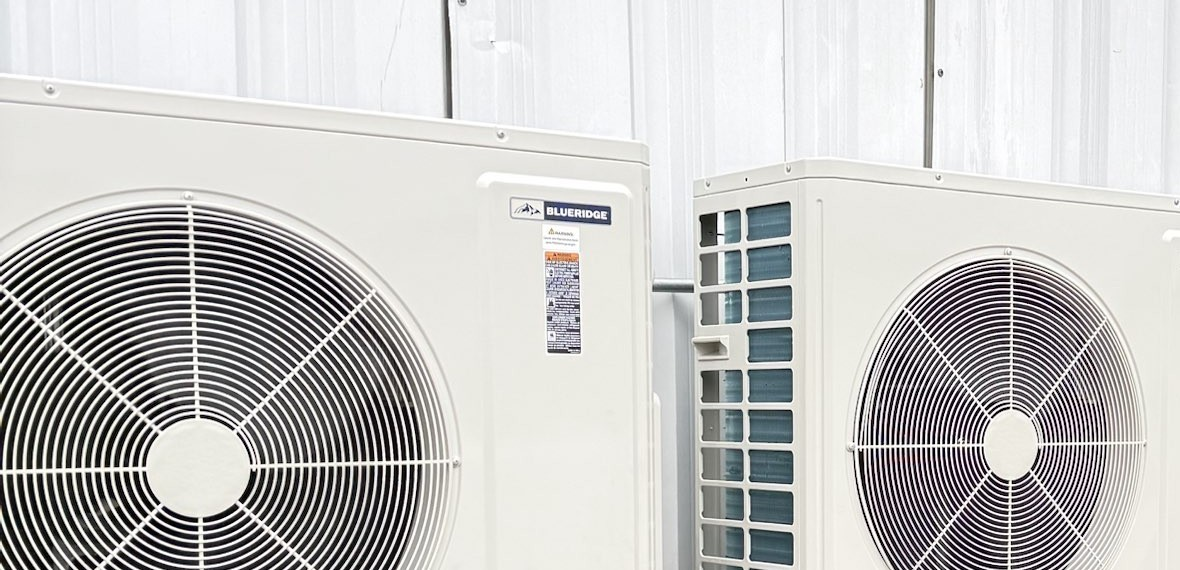
#> input picture marketing/gbp/post-template-photo.jpg, 1180 x 570 px, given in place of logo.png, which was not available
$ python video-30s-scenes.py ../marketing/gbp/post-template-photo.jpg ../src/assets/photos/boiler-circulator-pump.jpg ../src/assets/photos/boiler-circulator-pump.jpg
#> lines starting #> are read from the running program, lines starting #| are printed output that depends on the picture
# 30s vertical video scenes (Chloe Vance + Rachel Morgan). Usage: python3 scripts/video-30s-scenes.py <font_dir> <photo_dir> <out_dir>; then the ffmpeg zoompan + xfade command in marketing/print/README.md
import sys
from PIL import Image, ImageOps, ImageDraw, ImageFont
S,U,OUT=sys.argv[1],sys.argv[2],sys.argv[3]
W,H=1188,2112  # 10% larger than 1080x1920 for a slow zoom
NAVY=(14,38,72); CORAL=(255,90,80); WHITE=(255,255,255); SKY=(125,211,252); RED=(215,38,30)
J8=lambda s: ImageFont.truetype(f'{S}/jakarta-800.ttf', s); J6=lambda s: ImageFont.truetype(f'{S}/jakarta-600.ttf', s)
logo=Image.open('public/logo.png').convert('RGBA')
def crop(p, fy=0.5):
#> called with fy = 0.45
    im=ImageOps.exif_transpose(Image.open(p)).convert('RGB'); r=max(W/im.width,H/im.height)
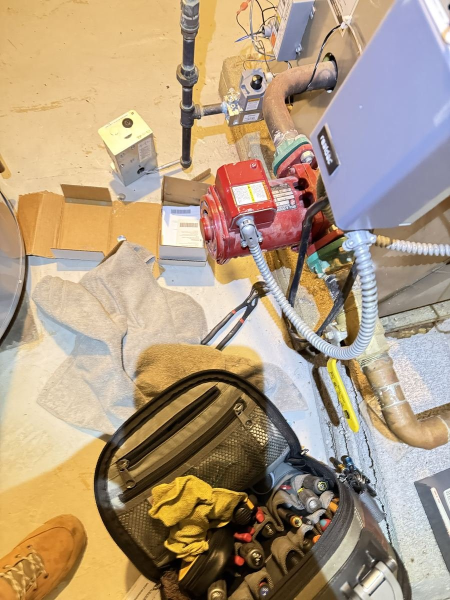
#> input picture src/assets/photos/boiler-circulator-pump.jpg, 900 x 1200 px, given in place of 166a17a4-image.jpg, which was not available (shown at 1/2 size)
#> in crop, im is the input picture: PIL image 900x1200 RGB; mean R, G, B 176.5, 155.4, 129.7
#> after `r = max(W / im.width, H / im.height)`: r = 1.76
    im=im.resize((round(im.width*r),round(im.height*r)),Image.LANCZOS); x=(im.width-W)//2; y=int((im.height-H)*fy); return im.crop((x,y,x+W,y+H)).convert('RGBA')
#> after `x = (im.width - W) // 2`: x = 198
#> after `y = int((im.height - H) * fy)`: y = 0
#> after `return im.crop((x, y, x + W, y + H)).convert('RGBA')`:
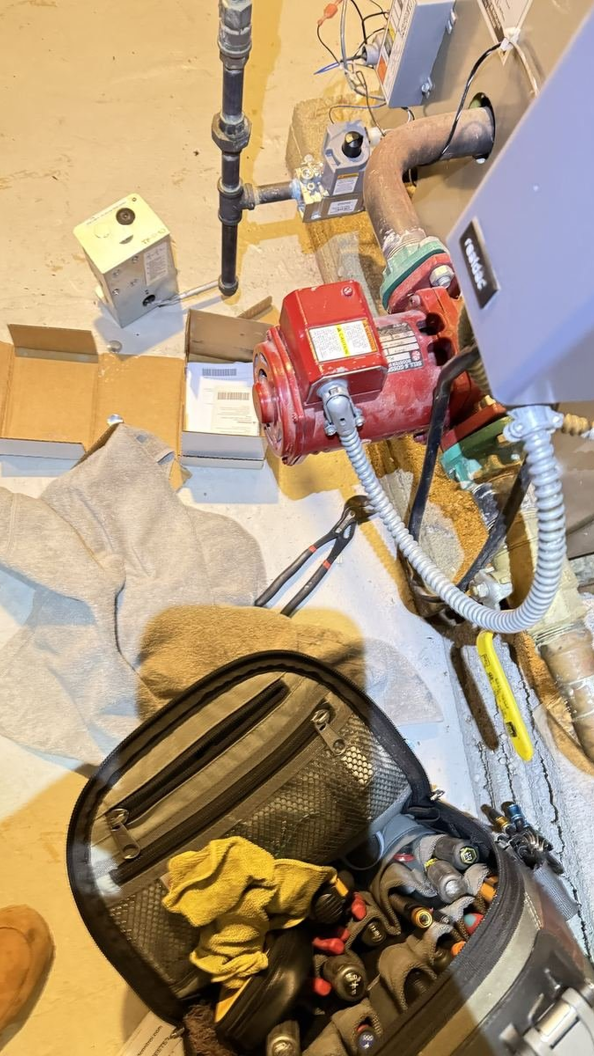
#> returned value: PIL image 1188x2112 RGBA (shown at 1/2 size); mean R, G, B, A 170.9, 148.4, 121.4, 255
def shade(im, top=False):
#> called with top = False
    g=Image.new('RGBA',(W,H)); px=g.load()
#> after `g = Image.new('RGBA', (W, H))`: g: PIL image 1188x2112 RGBA; every value is 0
    for y in range(H):
        t=(1-y/H) if top else y/H
        a=int(max(0,(t-0.45))/0.55*235)
        for x in range(W): px[x,y]=(*NAVY,a)
    im.alpha_composite(g); return im
#> after `im.alpha_composite(g)`:
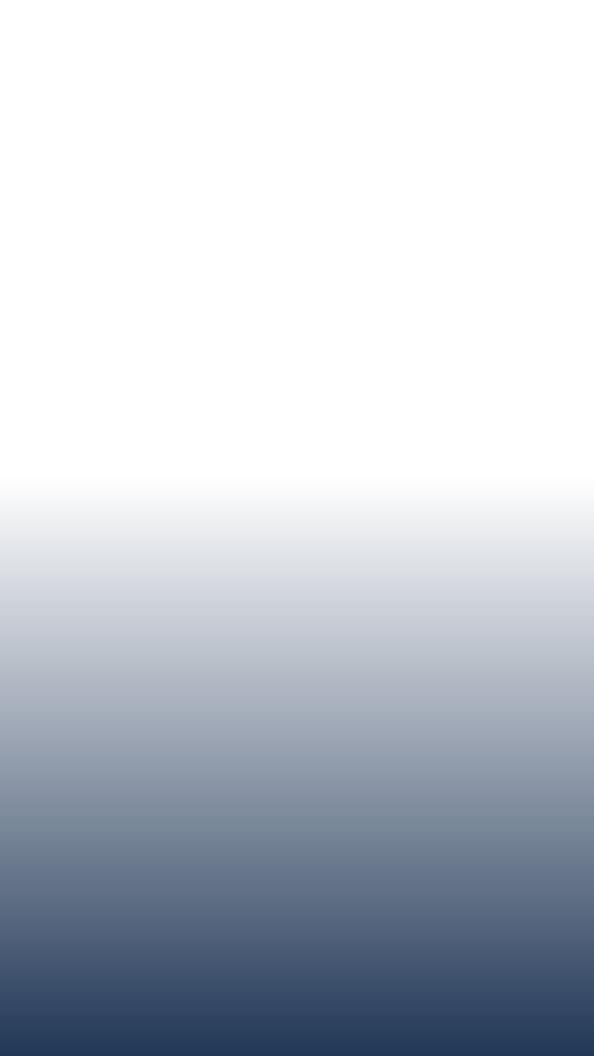
#> g: PIL image 1188x2112 RGBA (shown at 1/2 size); mean R, G, B, A 14, 38, 72, 64.3; transparent parts drawn white
#> after `im.alpha_composite(g)`:
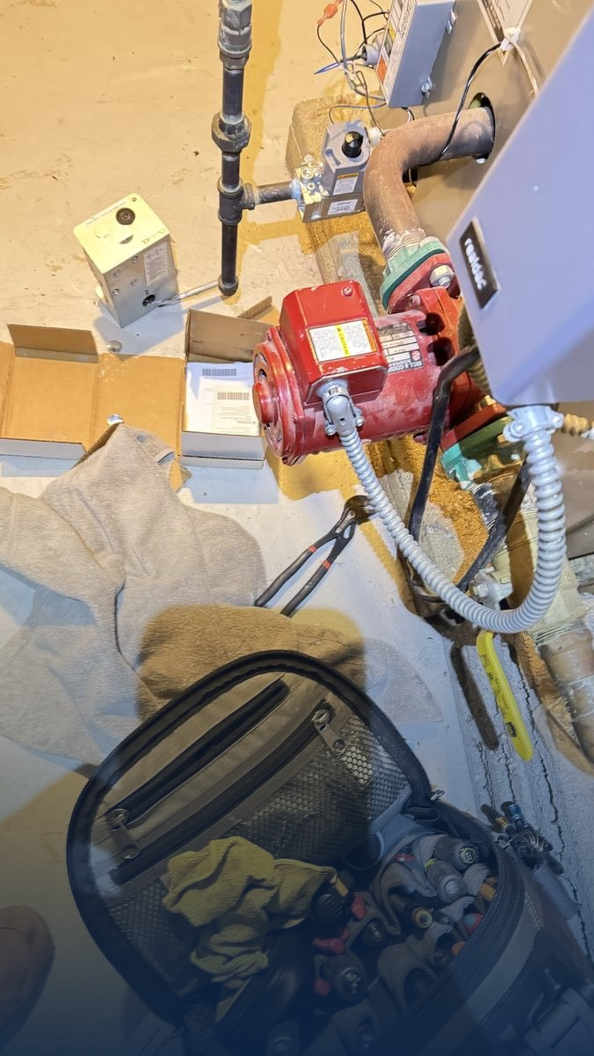
#> im: PIL image 1188x2112 RGBA (shown at 1/2 size); mean R, G, B, A 139.6, 128.2, 118.1, 255
def wrap(d,text,font,maxw):
#> called with text = 'No heat tonight?', maxw = 1018
    words=text.split(); lines=[]; cur=''
    for w in words:
        t=(cur+' '+w).strip()
        if d.textlength(t,font=font)<=maxw: cur=t
        else: lines.append(cur); cur=w
    lines.append(cur); return lines
def caption(im, big, small=None, top=False):
    d=ImageDraw.Draw(im); f=J8(104); lines=wrap(d,big,f,W-170)
    y=(230 if top else H-560)
    for l in lines: d.text((85,y),l,font=f,fill=WHITE); y+=118
    if small: d.text((85,y+18),small,font=J6(52),fill=SKY)
    d.rectangle((85,(200 if top else H-600),85+140,(200 if top else H-600)+12),fill=CORAL)
    lg=logo.resize((150,150),Image.LANCZOS); d.ellipse((W-85-158,92,W-85+8,258),fill=WHITE); im.alpha_composite(lg,(W-85-150,100))
#> after `lg = logo.resize((150, 150), Image.LANCZOS)`:
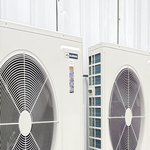
#> lg: PIL image 150x150 RGBA; mean R, G, B, A 194.6, 194.2, 192.9, 255
#> after `im.alpha_composite(lg, (W - 85 - 150, 100))`:
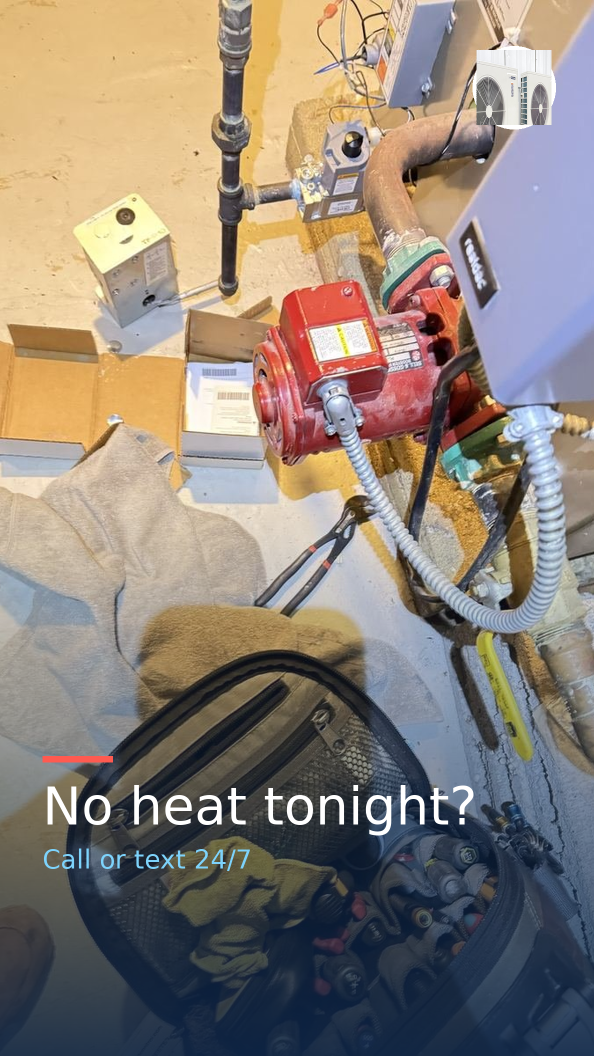
#> im: PIL image 1188x2112 RGBA (shown at 1/2 size); mean R, G, B, A 141.4, 130.2, 120.3, 255
    return im
scenes=[('166a17a4','No heat tonight?','Call or text 24/7',0.45,False),
('f25a29a8','Furnace. Boiler. AC.','One Chicago crew for both seasons',0.4,False),
('884a8cb5','NATE-certified technicians','EPA 608 · BBB accredited',0.35,False),
('b2230037','Diagnosis first.','Options with prices before any work',0.4,False),
('a8160b35','Built for Chicago homes','Two-flats · greystones · bungalows',0.25,False),
('140b3645','Nights, weekends, holidays','We answer 24/7',0.45,False)]
for i,(k,b,s,fy,top) in enumerate(scenes):
    im=crop(f'{U}/{k}-image.jpg',fy); im=shade(im,top); im=caption(im,b,s,top); im.convert('RGB').save(f'{OUT}/s{i}.png')
#> (the run stopped early here; a loop or call above may not have finished)
